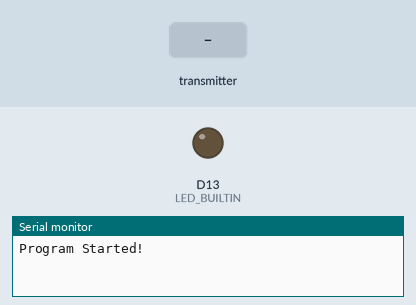
This sketch was run on a simulated Arduino Zero (SAMD21). On the bench: output pins drawn as LEDs (lit = HIGH), the last lines printed to the serial monitor. The test bench sets the inputs (shaded band). No radio packets arrive unless stated.

Above: at 1.2 s.
1.3 s: the transmitter starts sending intensity = 0
At 2.7 s:
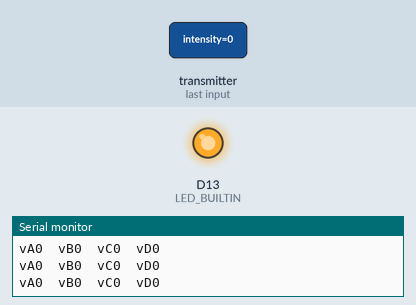
Timing chart, 0 to 10.3 s (numbered marks = the images above; inputs shaded):
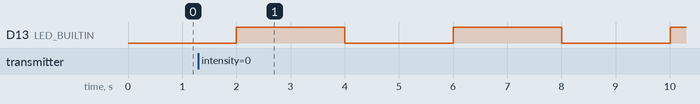

The sketch:

arduino_Receiver_RF_due.ino
```cpp
/*
* Arduino Wireless Communication Tutorial
*       Example 1 - Receiver Code
*
* by Dejan Nedelkovski, www.HowToMechatronics.com
*
* Library: TMRh20/RF24, https://github.com/tmrh20/RF24/
*/

#include <SPI.h>
#include <nRF24L01.h>
#include <RF24.h>

#define RES_RECEIVE 10;

RF24 radio(7, 8); // CE, CSN

const byte address[6] = "00001";

struct Packet
{
  uint32_t intensity;
  uint32_t vA;
  uint32_t vB;
  uint32_t vC;
  uint32_t vD;

  int32_t PosX;
  int32_t PosY;
};


unsigned long previous_millis = 0;
int blinkState = LOW;

Packet read_packet;

void setup() {
  pinMode(LED_BUILTIN, OUTPUT);

  SerialUSB.begin(9600);
  while (!SerialUSB){}
  SerialUSB.println("Program Started!");
  radio.begin();
  radio.openReadingPipe(0, address);
  radio.setPALevel(RF24_PA_MIN);

  radio.startListening();
}
void loop() {
  unsigned long current_millis = millis();

  if (radio.available()) {
//    SerialUSB.println("Message Received!");
    //char text[32] = "";
    //radio.read(&text, sizeof(text));
    radio.read(&read_packet, sizeof(Packet));

//    SerialUSB.print(read_packet.PosX);
//    SerialUSB.print('\t');
//    SerialUSB.print(read_packet.PosY);
    SerialUSB.print("vA");
    SerialUSB.print(read_packet.vA);
    SerialUSB.print('\t');
    SerialUSB.print("vB");
    SerialUSB.print(read_packet.vB);
    SerialUSB.print('\t');
    SerialUSB.print("vC");
    SerialUSB.print(read_packet.vC);
    SerialUSB.print('\t');
    SerialUSB.print("vD");
    SerialUSB.print(read_packet.vD);
    SerialUSB.print('\n');
  }

  if (current_millis - previous_millis >2000)
  {
    previous_millis = current_millis;
    blinkState = !blinkState;
    digitalWrite(LED_BUILTIN, blinkState);
//    SerialUSB.println("I'm still running!");
  }

  delay(1);
}
```

Measured:
- by itself, D13 (LED_BUILTIN): alternates HIGH for 2.0 s and LOW for 2.0 s
